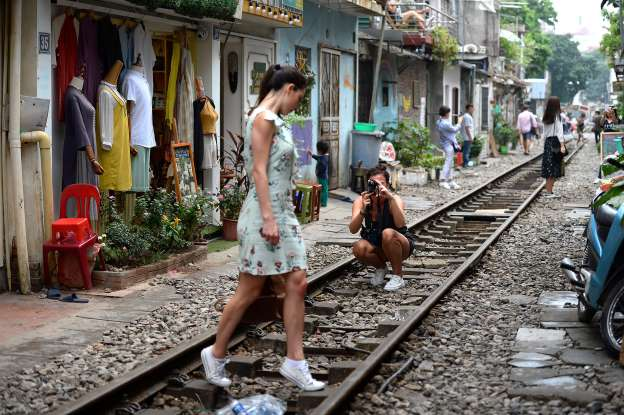
#> input picture Hough Transform/images/streets.jpg, 624 x 415 px
$ python 'hough line.py'
#> lines starting #> are read from the running program, lines starting #| are printed output that depends on the picture
### Hough Transform/util.py
import matplotlib.pyplot as plt
import cv2
import numpy as np
import torch

def read_RGBimage(src):
#> called with src = 'images/streets.jpg'
	image = cv2.imread(src)
#> image is the input picture: shape (415, 624, 3); mean B, G, R 97, 103.5, 108.7
	return cv2.cvtColor(image, cv2.COLOR_BGR2RGB)

def to_gray(image):
	return cv2.cvtColor(image, cv2.COLOR_RGB2GRAY)
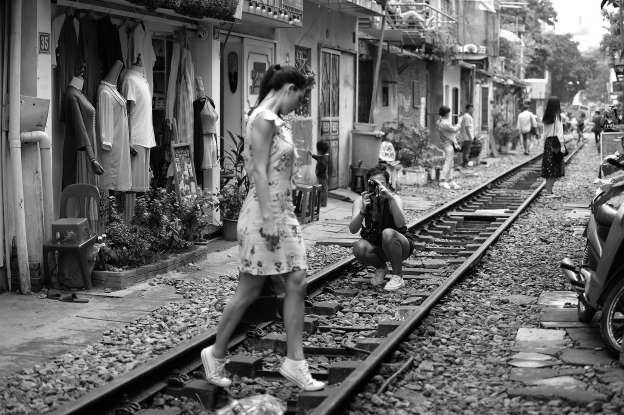
#> returned value: shape (415, 624); min 0, max 255, mean 104.3

def gaussian_blur(image, size, sigma):
#> called with size = 5, sigma = 4
	return cv2.GaussianBlur(image, (size,size), sigma)
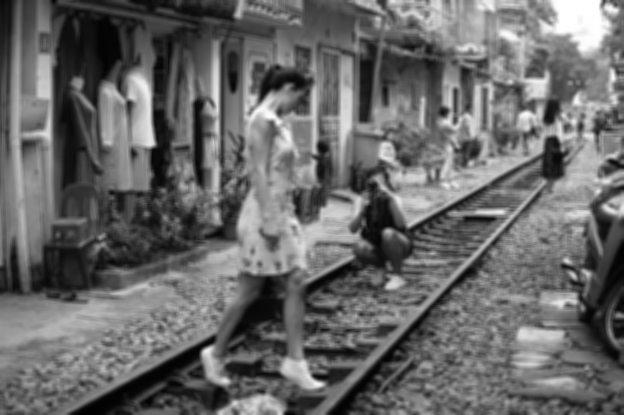
#> returned value: shape (415, 624); min 0, max 255, mean 104.3

def canny(image, sigma, significantH=0.2, significantL= 0.2):
#> called with sigma = 2, significantH = 1.5, significantL = 0
	mid_value = np.median(image)
#> mid_value = 106
	lower = int(max(0,mid_value * sigma - significantL * mid_value))
#> lower = 212
	higher = int(min(255,mid_value * sigma + significantH * mid_value))
#> higher = 255
	print(mid_value, lower, higher)
#| 106.0 212 255
	return cv2.Canny(image, lower, higher)
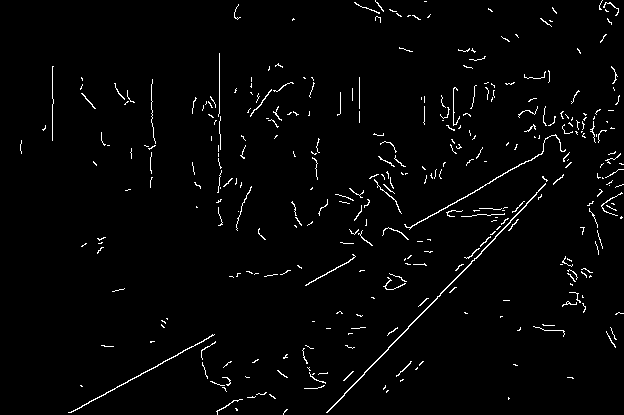
#> returned value: shape (415, 624); 2.2% white in thin lines or dots

# [9 lines left out: function show_image, not called in this run]

def topK(container, k):
	x = np.zeros(k,dtype='int64')
	y = np.zeros(k,dtype='int64')
	top = torch.topk(torch.flatten(torch.from_numpy(container)), k)[0].numpy()

	for i in range(k):
		out = np.where(container == top[i])
		if len(out[0]) > 1:
			for yt, xt in zip(out[0], out[1]):
				x[i], y[i] = xt, yt
				i+=1
				if i == k:
					break
		else:
			y[i], x[i] = out

	return x, y

def hough_line(image, indx, indy):
	imgy, imgx = image.shape
	diag = np.sqrt(imgx**2+imgy**2)

	r_values = np.linspace(-diag, diag, 2*diag)
	theta_values = np.deg2rad(np.arange(-90.0, 91.0))

	cos_t = np.cos(theta_values)
	sin_t = np.sin(theta_values)
	num_theta = len(theta_values)

	accumulator = np.zeros((len(r_values) , len(theta_values)))

	for xi, yi in zip(indx, indy):
		for theta in range(181):
			r = round(xi * cos_t[theta] + yi * sin_t[theta]) + diag
			accumulator[int(r), theta] +=1

	return accumulator, theta_values, r_values

# [58 lines left out: functions draw_hough_lines, line_eq, line, show_images, not called in this run]

### Hough Transform/hough line.py
import numpy as np
from util import *


image_rgb = read_RGBimage('images/streets.jpg')
image_gray = to_gray(image_rgb)
image_smoothing = gaussian_blur(image=image_gray, size=5, sigma=4)
image_edges = canny(image=image_smoothing, sigma=2, significantH=1.5, significantL= 0)
indy, indx = np.where(image_edges > 0)
#> indy = 5614 values from 0 to 414; indx = 5614 values, max 623 at index 2273, min 20 at index 1870, mean 385.2

accumulator, thetas, rhos = hough_line(image_edges, indx, indy)
#> the loop in hough_line, `for xi, yi in zip(indx, indy):` made 5614 passes
#> (xi, yi) on passes 1 to 3: (375, 0), (602, 0), (375, 1)
#> after the loop in hough_line, `for xi, yi in zip(indx, indy):`:
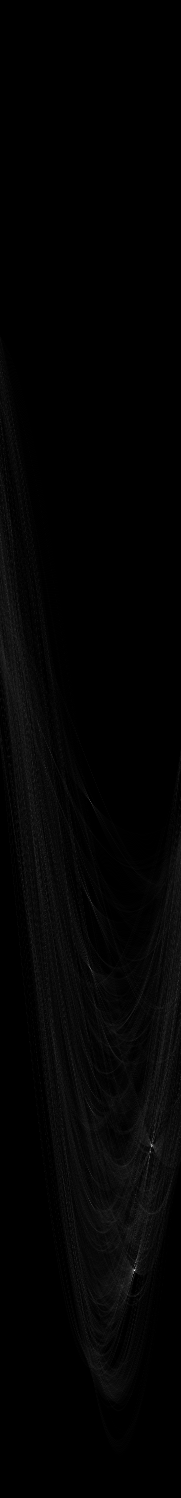
#> accumulator: shape (1498, 181) float64; min 0, max 265, mean 3.7; drawn with min black and max white
#> thetas = 181 values from -1.57 to 1.57; rhos = 1498 values from -749.4 to 749.4

#rescaling
indx, indy = topK(accumulator, 2)
#> (the run stopped early here; a loop or call above may not have finished)

$ run again, with Hough Transform/images/street.jpg copied over Hough Transform/images/streets.jpg
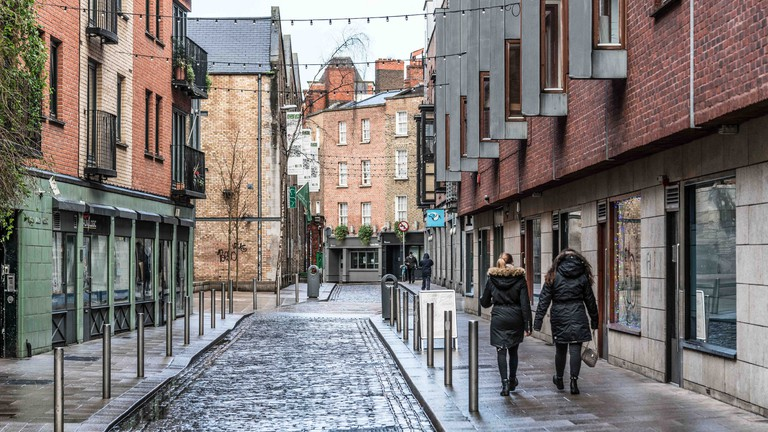
#> input picture Hough Transform/images/street.jpg, 768 x 432 px
#> in read_RGBimage, image is the input picture: shape (432, 768, 3); mean B, G, R 118.9, 120.7, 126.7
#> mid_value = 123
#> lower = 246
#> higher = 255
#| 123.0 246 255
#> in canny, `return cv2.Canny(image, lower, higher)`:
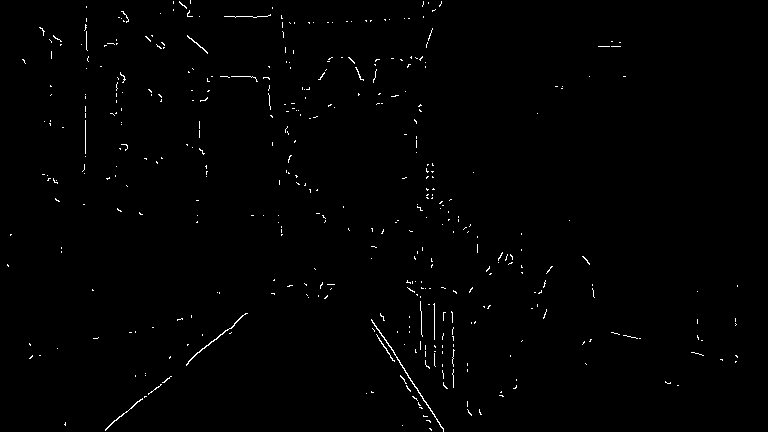
#> returned value: shape (432, 768); 0.78% white in thin lines or dots
#> indy = 2579 values from 0 to 431; indx = 2579 values, max 737 at index 1456, min 7 at index 1363, mean 324.8
#> the loop in hough_line, `for xi, yi in zip(indx, indy):` made 2579 passes
#> (xi, yi) on passes 1 to 3: (190, 0), (173, 1), (179, 1)
#> after the loop in hough_line, `for xi, yi in zip(indx, indy):`:
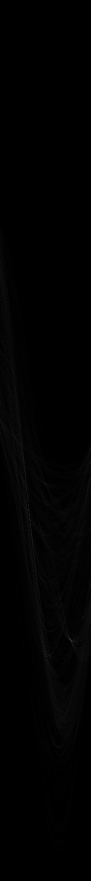
#> accumulator: shape (1762, 181) float64 (shown at 1/2 size); min 0, max 117, mean 1.5
#> thetas = 181 values from -1.57 to 1.57; rhos = 1762 values from -881.2 to 881.2
